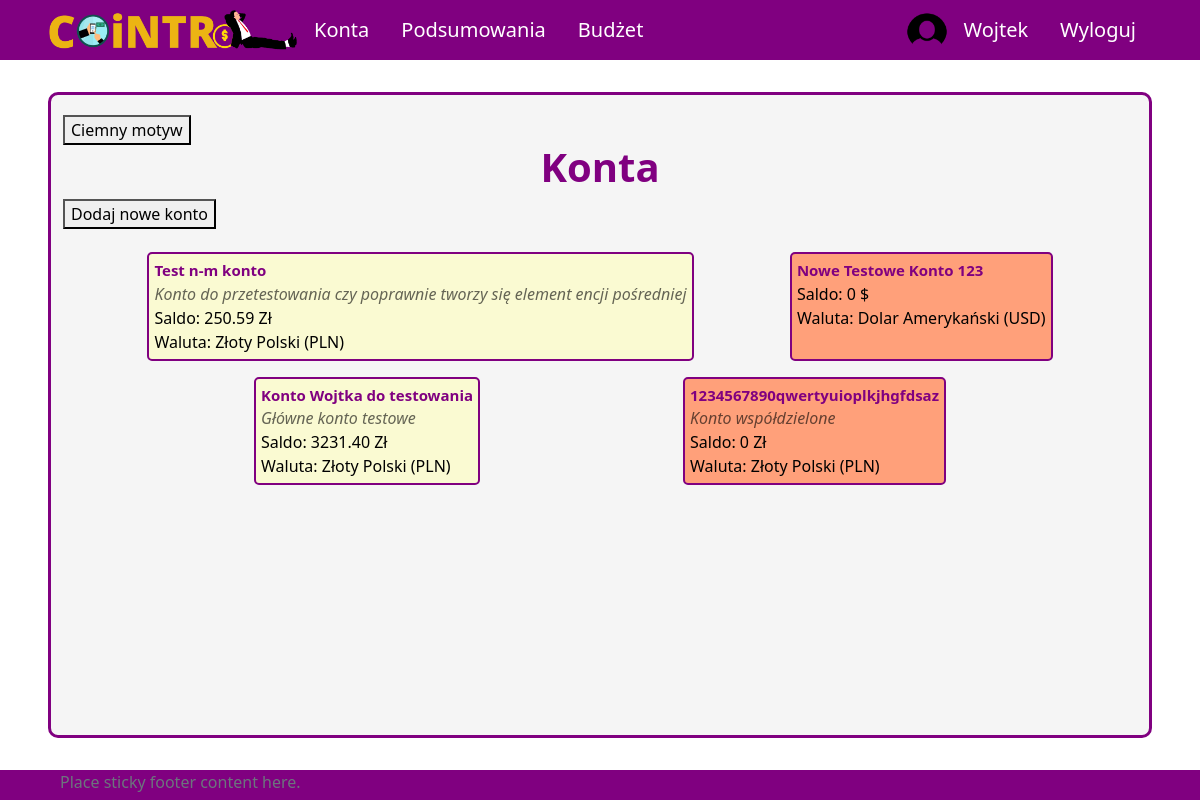
Screenshot of /all-accounts (signed in) with the database file from the repository.
### aplication/models.py (models this page shows, shortened)
class Account(models.Model):
    owner = models.ForeignKey(Profile, null=True, blank=True, on_delete=models.CASCADE)
    name = models.CharField(max_length=30)
    currency = models.ForeignKey(Currency, on_delete=models.SET_NULL, null=True)
    is_shared = models.BooleanField(default=False)
    description = models.CharField(max_length=100, null=True, blank=True)
    id = models.UUIDField(default=uuid.uuid4, unique=True, primary_key=True, editable=False)
    def __str__(self):
        return self.name
    def calculate_balance(self):
        balance = 0
        transactions = Transaction.objects.filter(id_account=self)
        for transaction in transactions:
            balance += transaction.converted_amount
        return balance
    def print_description(self):
        if self.description!=None:
            return self.description
        else:
            return ""

class Transaction(models.Model):
    id_account = models.ForeignKey(Account, on_delete=models.CASCADE)
    id_user = models.ForeignKey(Profile, on_delete=models.SET_NULL, null=True) #konto z którego dokonano transakcji zostało usunięte ale transakcja ma pozostać
    id_category = models.ForeignKey(Category, on_delete=models.CASCADE)
    id_subcategory = models.ForeignKey(Subcategory, on_delete=models.SET_NULL, null=True, blank=True)
    name = models.CharField(max_length=50, null=True, blank=True)
    currency = models.ForeignKey(Currency, on_delete=models.SET_NULL, null=True)
    is_periodic = models.BooleanField(default=False)
    amount = models.DecimalField(max_digits=10, decimal_places=2)
    converted_amount = models.DecimalField(max_digits=10, decimal_places=2)
    transaction_date = models.DateField()
    description = models.CharField(max_length=255, blank=True, null=True)
    id = models.UUIDField(default=uuid.uuid4, unique=True, primary_key=True, editable=False)

### UsersApp/models.py (models this page shows)
class Currency(models.Model):
    name = models.CharField(max_length=100)
    access_name = models.CharField(max_length=20) #access_name nazwa aby zdobyć kurs walut
    sign = models.CharField(max_length=5) #znak waluty
    id = models.UUIDField(default=uuid.uuid4, unique=True,
                            primary_key=True, editable=False)
    def __str__(self):
        return "{}".format(self.name)

### aplication/views.py (the view)
# urls.py: path('all-accounts', allAccounts, name='all-accounts'),
@login_required(login_url='login')
def allAccounts(request):
    user_accounts = User_Account.objects.filter(id_user = request.user.profile.id)
    accounts = []
    for ua in user_accounts:
        accounts.append(Account.objects.get(id=ua.id_account.id))
    context = {'accounts': accounts}
    return render(request, 'application/account/all-accounts.html', context)

### templates/application/account/all-accounts.html (shortened to what this page needs)
{% extends 'application/base.html' %}
{% block content %}
    <div class="title">
        <h1>Konta</h1>
    </div>
    <a href="{% url 'create-account' %}">
        <button class="function-button">Dodaj nowe konto</button>
    </a>
    <div class="content tiles" id="all-accounts">
        {% for acc in accounts %}
            <div class="account">
                <a class="account-link" href={% url 'account' pk=acc.id %}>
                <span class="name">{{ acc }}</span>
                <span class="account-description">{{ acc.print_description }}</span>
                <span class="balance">Saldo: {{ acc.calculate_balance }} {{acc.currency.sign}}</span>
                <span class="balance">Waluta: {{ acc.currency }}</span>
                </a>
            </div>
        {% endfor %}
    </div>
{% endblock %}

### templates/application/base.html (shortened to what this page needs)
{%load static%}
<!DOCTYPE html>
<html lang="pl">
<head>
    <link href="https://cdn.jsdelivr.net/npm/bootstrap@5.2.2/dist/css/bootstrap.min.css" rel="stylesheet">
    <link rel="stylesheet" type="text/css" href="{% static 'css/style.css' %}">
</head>
<body onload="checkColorMode()">
    <nav class="nav">
        {% if user.is_authenticated %}
        <ul class="nav justify-content-start">
            <li class="nav-item"><a id="logo-link" class="nav-link" href="{% url 'home' %}">
                <img onmouseover="logoHover()" onmouseout="logoOut()" id="app-logo" src="{% static 'images/logo.png' %}">
            </a>
            <li class="nav-item"><a class="nav-link" href="{% url 'all-accounts' %}">Konta</a></li>
            <li class="nav-item"><a class="nav-link" href="#">Podsumowania</a></li>
            <li class="nav-item"><a class="nav-link" href="#">Budżet</a></li>
        </ul>
        <ul class="nav justify-content-end">
            <img src="{% static 'images/circle_user_image.png' %}", style="border-radius: 50%; width: 40px;">
            <li class="nav-item"><a class="nav-link" href="{% url 'profile' %}">{{ user.username }}</a></li>
            <li class="nav-item"><a class="nav-link" href="{% url 'logout' %}">Wyloguj</a></li>
        </ul>
        {% endif %}
    </nav>
    <div id = "site-content">
        <button onclick="darkMode()" id="dark-mode-button">Ciemny motyw</button>
        {% block content %}
        {% endblock %}
    </div>
    <footer class="footer">
        <div class="container">
            <span class="text-muted">Place sticky footer content here.</span>
        </div>
    </footer>
</body>
</html>

### aplication/static/css/style.css (style rules this page uses)
body { background-color: white; color: black; }
a.nav-link { color: white; font-size: 20px; }
ul.nav { align-items: center; }
nav.nav { height: 60px; background-color: purple; justify-content: space-between; padding-left: 4vw; padding-right: 4vw; }
#logo-link { padding: 0; }
#app-logo { width: 250px; }
#site-content { min-height: calc(100vh - 60px - 8vh - 30px); margin-top: 4vh; margin-bottom: 4vh; margin-left: 4vw; margin-right: 4vw; padding-left: 1vw; padding-right: 1vw; padding-top: 1vh; padding-bottom: 1vh; border: 3px solid purple; border-radius: 10px; background-color: whitesmoke; position: relative; }
#dark-mode-button { position: absolute; top: 20px; }
div.title { padding-top: 5vh; display: flex; align-items: center; flex-direction: column; }
div.title h1 { color: purple; font-size: 40px; font-weight: bold; }
div.content { margin-top: 15px; }
div.tiles { display: flex; flex-wrap: wrap; justify-content: space-evenly; }
div.account { margin-top: 1vh; margin-bottom: 1vh; margin-left: 1vw; margin-right: 1vw; padding: 5px; border: 2px solid purple; border-radius: 5px; background-color: lightgoldenrodyellow; min-width: 150px; }
div.account:nth-child(even) { background-color: lightsalmon; }
a.account-link { min-width: 150px; display: flex; flex-direction: column; text-decoration: none; color: black; }
a.account-link > span.name { font-weight: bold; font-size: 15px; color: purple; }
a.account-link > span.account-description { font-style: italic; color: rgba(0, 0, 0, 0.6); }
footer { height: 30px; background-color: purple; justify-content: space-between; padding-left: 4vw; padding-right: 4vw; }

### rows the page displays
Account: name "Test n-m konto", print_description "Konto do przetestowania czy poprawnie tworzy się element encji pośredniej", calculate_balance "250.59", currency.sign "Zł", currency "Złoty Polski (PLN)"
Account: name "Nowe Testowe Konto 123", calculate_balance "0", currency.sign "$", currency "Dolar Amerykański (USD)"
Account: name "Konto Wojtka do testowania", print_description "Główne konto testowe", calculate_balance "3231.40", currency.sign "Zł", currency "Złoty Polski (PLN)"
Account: name "1234567890qwertyuioplkjhgfdsaz", print_description "Konto współdzielone", calculate_balance "0", currency.sign "Zł", currency "Złoty Polski (PLN)"

### other values shown
{{ user.username }} "Wojtek"
